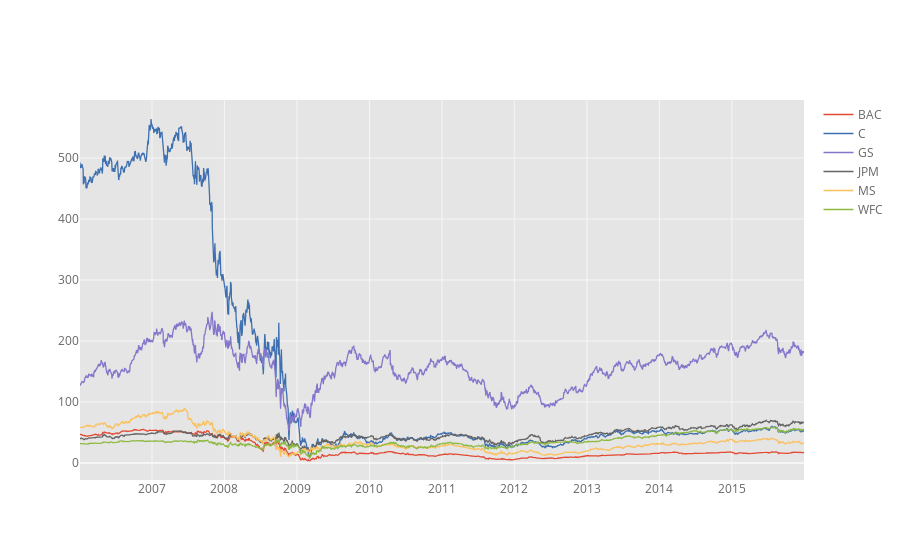

Here is the notebook cell this chart was saved with:
### Code cell
bank_stocks.xs('Close',level='Stock Info',axis=1).iplot(kind='line')

### Figure 1 — Plotly figure (JSON) as saved in the notebook; plotly's stock layout.template omitted (floating-point values rounded to 4 significant figures; data arrays with more than 128 entries replaced by an {"elided": "..."} marker saying what was removed)
{"data": [{"line": {"color": "rgba(226, 74, 51, 1.0)", "dash": "solid", "shape": "linear", "width": 1.3}, "mode": "lines", "name": "BAC", "text": "", "type": "scatter", "x": {"elided": "2517 str values"}, "y": {"elided": "2517 float values"}}, {"line": {"color": "rgba(62, 111, 176, 1.0)", "dash": "solid", "shape": "linear", "width": 1.3}, "mode": "lines", "name": "C", "text": "", "type": "scatter", "x": {"elided": "2517 str values"}, "y": {"elided": "2517 float values"}}, {"line": {"color": "rgba(132, 118, 202, 1.0)", "dash": "solid", "shape": "linear", "width": 1.3}, "mode": "lines", "name": "GS", "text": "", "type": "scatter", "x": {"elided": "2517 str values"}, "y": {"elided": "2517 float values"}}, {"line": {"color": "rgba(101, 101, 101, 1.0)", "dash": "solid", "shape": "linear", "width": 1.3}, "mode": "lines", "name": "JPM", "text": "", "type": "scatter", "x": {"elided": "2517 str values"}, "y": {"elided": "2517 float values"}}, {"line": {"color": "rgba(251, 193, 94, 1.0)", "dash": "solid", "shape": "linear", "width": 1.3}, "mode": "lines", "name": "MS", "text": "", "type": "scatter", "x": {"elided": "2517 str values"}, "y": {"elided": "2517 float values"}}, {"line": {"color": "rgba(142, 186, 66, 1.0)", "dash": "solid", "shape": "linear", "width": 1.3}, "mode": "lines", "name": "WFC", "text": "", "type": "scatter", "x": {"elided": "2517 str values"}, "y": {"elided": "2517 float values"}}], "layout": {"legend": {"bgcolor": "#FFFFFF", "font": {"color": "#666666"}}, "paper_bgcolor": "#FFFFFF", "plot_bgcolor": "#E5E5E5", "title": {"font": {"color": "#151516"}}, "xaxis": {"gridcolor": "#F6F6F6", "showgrid": true, "tickfont": {"color": "#666666"}, "title": {"font": {"color": "#666666"}, "text": ""}, "zerolinecolor": "#F6F6F6"}, "yaxis": {"gridcolor": "#F6F6F6", "showgrid": true, "tickfont": {"color": "#666666"}, "title": {"font": {"color": "#666666"}, "text": ""}, "zerolinecolor": "#F6F6F6"}}}
